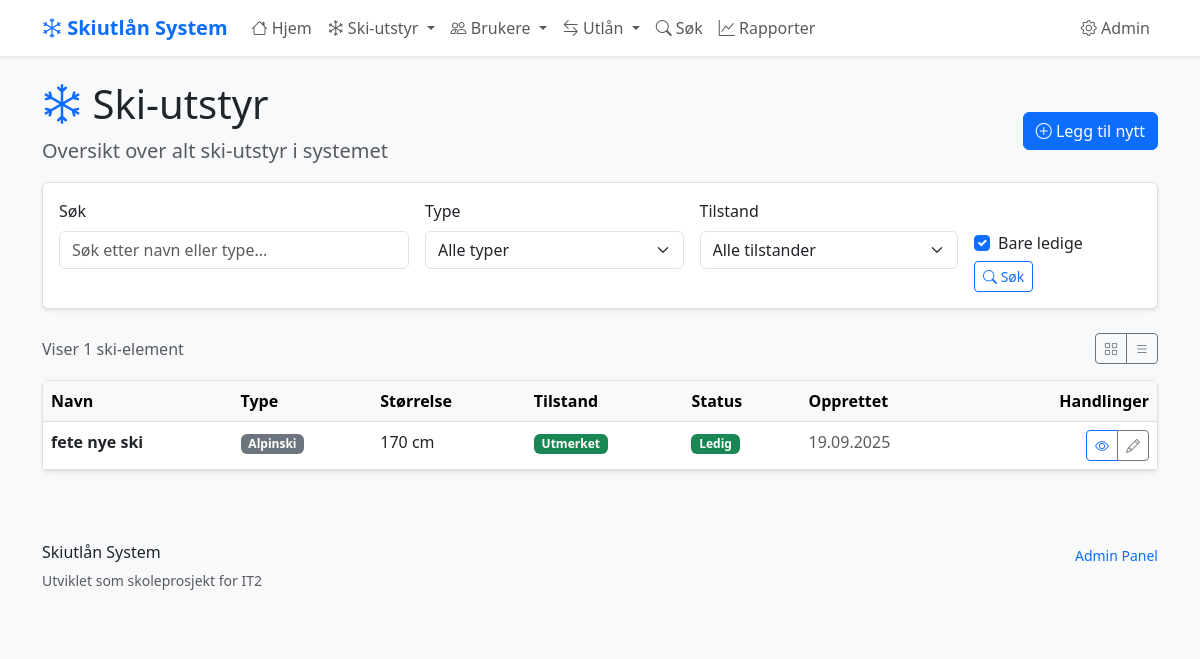
Screenshot of /ski-items/?ledig=on with the database file from the repository.
### skiutlan/models.py (models this page shows, shortened)
class SkiItem(models.Model):
    SKI_TYPES = [
        ('alpinski', 'Alpinski'),
        ('langrenn', 'Langrennsski'),
        ('snowboard', 'Snowboard'),
        ('stovler', 'Skistøvler'),
        ('staver', 'Skistaver'),
    ]
    navn = models.CharField(max_length=100, help_text="Navn på ski-elementet")
    type_ski = models.CharField(
        max_length=20,
        choices=SKI_TYPES,
        help_text="Type ski-element"
    )
    storrelse = models.IntegerField(
        validators=[MinValueValidator(1), MaxValueValidator(300)],
        help_text="Størrelse i cm for ski/staver, EU-størrelse for støvler"
    )
    tilstand = models.CharField(
        max_length=20,
        choices=[
            ('utmerket', 'Utmerket'),
            ('god', 'God'),
            ('slitt', 'Slitt'),
            ('reparasjon', 'Trenger reparasjon'),
        ],
        default='god'
    )
    opprettet = models.DateTimeField(auto_now_add=True)
    oppdatert = models.DateTimeField(auto_now=True)
    class Meta:
        verbose_name = "Ski-element"
        verbose_name_plural = "Ski-elementer"
        ordering = ['type_ski', 'storrelse']  # Sorterer automatisk
    @property
    def er_ledig(self):
        return not self.utlan_set.filter(returnert_dato__isnull=True).exists()

### skiutlan/views.py (the view)
# urls.py: path('ski-items/', views.ski_item_liste, name='ski_item_liste'),
def ski_item_liste(request):
    ski_items = SkiItem.objects.all()
    sok_tekst = request.GET.get('sok', '')
    if sok_tekst:
        ski_items = ski_items.filter(
            Q(navn__icontains=sok_tekst) | Q(type_ski__icontains=sok_tekst))
    type_filter = request.GET.get('type', '')
    if type_filter:
        ski_items = ski_items.filter(type_ski=type_filter)
    tilstand_filter = request.GET.get('tilstand', '')
    if tilstand_filter:
        ski_items = ski_items.filter(tilstand=tilstand_filter)
    bare_ledige = request.GET.get('ledig', False)
    if bare_ledige:
        utlante_item_ids = Utlan.objects.filter(
            returnert_dato__isnull=True).values_list('ski_item_id', flat=True)
        ski_items = ski_items.exclude(id__in=utlante_item_ids)
    context = {
        'ski_items': ski_items,
        'sok_tekst': sok_tekst,
        'type_filter': type_filter,
        'tilstand_filter': tilstand_filter,
        'bare_ledige': bare_ledige,
        'ski_types': SkiItem.SKI_TYPES,  # For dropdown i template
    }
    return render(request, 'skiutlan/ski_item_liste.html', context)

### skiutlan/templates/skiutlan/ski_item_liste.html (shortened to what this page needs)
{% extends 'skiutlan/base.html' %}
{% block header %}
<div class="d-flex justify-content-between align-items-center">
    <div>
        <h1>
            <i class="bi bi-snow text-primary"></i>
            Ski-utstyr
        </h1>
        <p class="lead text-muted">Oversikt over alt ski-utstyr i systemet</p>
    </div>
    <div>
        <a href="{% url 'skiutlan:ski_item_opprett' %}" class="btn btn-primary">
            <i class="bi bi-plus-circle"></i>
            Legg til nytt
        </a>
    </div>
</div>
{% endblock %}
{% block content %}
<div class="card mb-4">
    <div class="card-body">
        <form method="GET" class="row g-3">
            <div class="col-md-4">
                <label for="sok" class="form-label">Søk</label>
                <input type="text"
                       class="form-control"
                       id="sok"
                       name="sok"
                       value="{{ sok_tekst }}"
                       placeholder="Søk etter navn eller type...">
            </div>
            <div class="col-md-3">
                <label for="type" class="form-label">Type</label>
                <select class="form-select" id="type" name="type">
                    <option value="">Alle typer</option>
                </select>
            </div>
            <div class="col-md-3">
                <label for="tilstand" class="form-label">Tilstand</label>
                <select class="form-select" id="tilstand" name="tilstand">
                    <option value="">Alle tilstander</option>
                </select>
            </div>
            <div class="col-md-2">
                <label class="form-label d-block">&nbsp;</label>
                <div class="form-check">
                    <input class="form-check-input"
                           type="checkbox"
                           id="ledig"
                           name="ledig"
                           value="1"
                           {% if bare_ledige %}checked{% endif %}>
                    <label class="form-check-label" for="ledig">
                        Bare ledige
                    </label>
                </div>
                <button type="submit" class="btn btn-outline-primary btn-sm mt-1">
                    <i class="bi bi-search"></i> Søk
                </button>
            </div>
        </form>
    </div>
</div>
<div class="d-flex justify-content-between align-items-center mb-3">
    <div>
        <span class="text-muted">
            Viser {{ ski_items|length }} ski-element{% if ski_items|length != 1 %}er{% endif %}
        </span>
    </div>
    <div>
        <div class="btn-group btn-group-sm" role="group">
            <button type="button" class="btn btn-outline-secondary">
                <i class="bi bi-grid"></i>
            </button>
            <button type="button" class="btn btn-outline-secondary">
                <i class="bi bi-list"></i>
            </button>
        </div>
    </div>
</div>
{% if ski_items %}
    <div class="card d-none d-md-block">
        <div class="table-responsive">
            <table class="table table-hover mb-0">
                <thead class="table-light">
                    <tr>
                        <th>Navn</th>
                        <th>Type</th>
                        <th>Størrelse</th>
                        <th>Tilstand</th>
                        <th>Status</th>
                        <th>Opprettet</th>
                        <th class="text-end">Handlinger</th>
                    </tr>
                </thead>
                <tbody>
                    {% for item in ski_items %}
                        <tr>
                            <td>
                                <strong>{{ item.navn }}</strong>
                            </td>
                            <td>
                                <span class="badge bg-secondary">{{ item.get_type_ski_display }}</span>
                            </td>
                            <td>
                                {{ item.storrelse }}
                                {% if item.type_ski == "stovler" %}(EU){% else %}cm{% endif %}
                            </td>
                            <td>
                                <span class="badge
                                    {% if item.tilstand == 'utmerket' %}bg-success
                                    {% elif item.tilstand == 'god' %}bg-primary
                                    {% elif item.tilstand == 'slitt' %}bg-warning
                                    {% else %}bg-danger{% endif %}">
                                    {{ item.get_tilstand_display }}
                                </span>
                            </td>
                            <td>
                                {% if item.er_ledig %}
                                    <span class="badge bg-success">Ledig</span>
                                {% else %}
                                    <span class="badge bg-warning">Utlånt</span>
                                {% endif %}
                            </td>
                            <td class="text-muted">
                                {{ item.opprettet|date:"d.m.Y" }}
                            </td>
                            <td class="text-end">
                                <div class="btn-group btn-group-sm" role="group">
                                    <a href="{% url 'skiutlan:ski_item_detalj' item.id %}"
                                       class="btn btn-outline-primary"
                                       title="Vis detaljer">
                                        <i class="bi bi-eye"></i>
                                    </a>
                                    <a href="{% url 'skiutlan:ski_item_rediger' item.id %}"
                                       class="btn btn-outline-secondary"
                                       title="Rediger">
                                        <i class="bi bi-pencil"></i>
                                    </a>
                                </div>
                            </td>
                        </tr>
                    {% empty %}
                        <tr>
                            <td colspan="7" class="text-center text-muted py-4">
                                Ingen ski-elementer funnet.
                            </td>
                        </tr>
                    {% endfor %}
                </tbody>
            </table>
        </div>
    </div>
{% endif %}
{% endblock %}

### skiutlan/templates/skiutlan/base.html (style rules this page uses)
:root { --primary-color: #0d6efd; --secondary-color: #6c757d; --success-color: #198754; --warning-color: #ffc107; --danger-color: #dc3545; }
body { font-family: 'Segoe UI', Tahoma, Geneva, Verdana, sans-serif; background-color: #f8f9fa; }
.card { box-shadow: 0 0.125rem 0.25rem rgba(0, 0, 0, 0.075); border: 1px solid rgba(0, 0, 0, 0.125); }

### rows the page displays
SkiItem: navn "fete nye ski", type_ski "Alpinski", storrelse "170", shows "cm", tilstand "Utmerket", shows "Ledig", opprettet "19.09.2025"

### other values shown
{{ ski_items|length }} "1"
